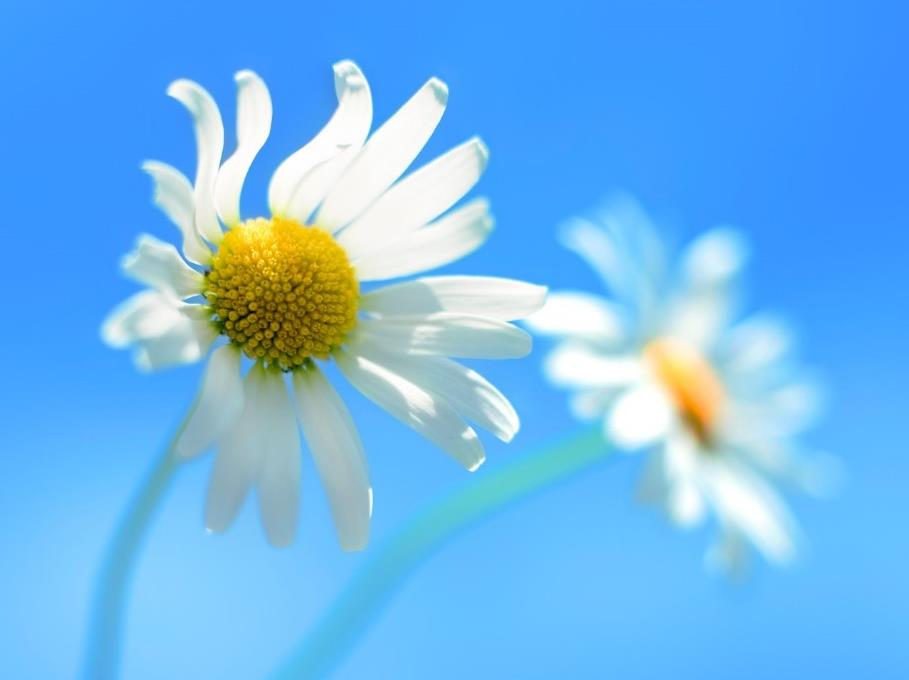
#> input picture imgs/4.jpg, 909 x 680 px
$ python demo9.py
#> lines starting #> are read from the running program, lines starting #| are printed output that depends on the picture
# 图片旋转
import cv2
import numpy as np
img = cv2.imread('../imgs/4.jpg', 1)
#> img is the input picture: shape (680, 909, 3); mean B, G, R 237, 182.6, 111.4
cv2.imshow('src', img)
imgInfo = img.shape
#> imgInfo = (680, 909, 3)
height = imgInfo[0]
#> height = 680
width = imgInfo[1]
#> width = 909
# 2*3
matRotate = cv2.getRotationMatrix2D((height*0.5, width*0.5), 45, 1) # mat rotate 1 center 2 angle 3 scale
# 100*100 25
dst = cv2.warpAffine(img, matRotate, (height, width))
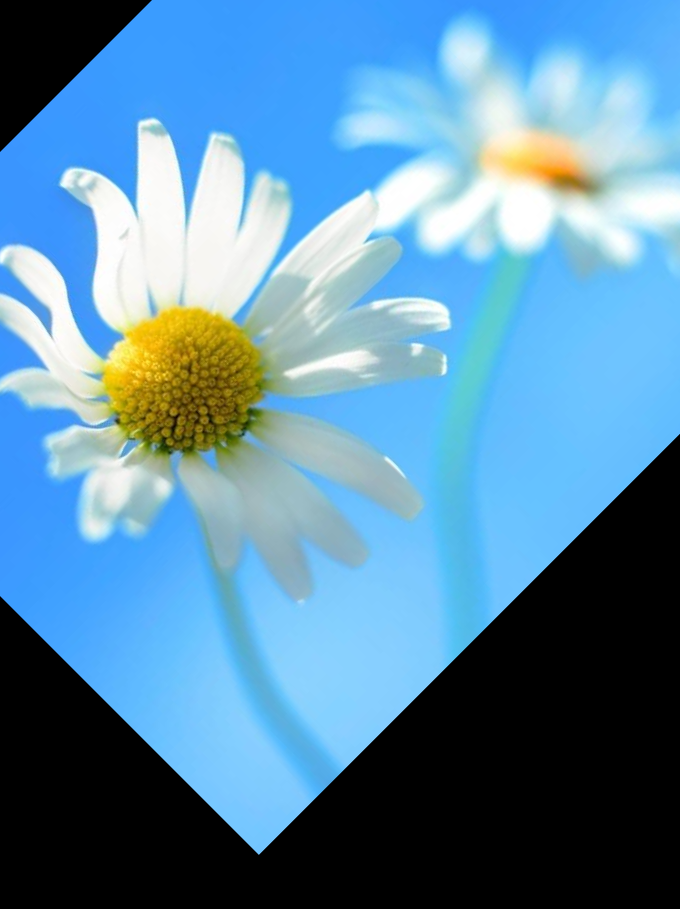
#> dst: shape (909, 680, 3); mean B, G, R 166.9, 137.7, 91.6
cv2.imshow('dst', dst)
cv2.waitKey(0)

$ run again, with imgs/1.jpg copied over imgs/4.jpg
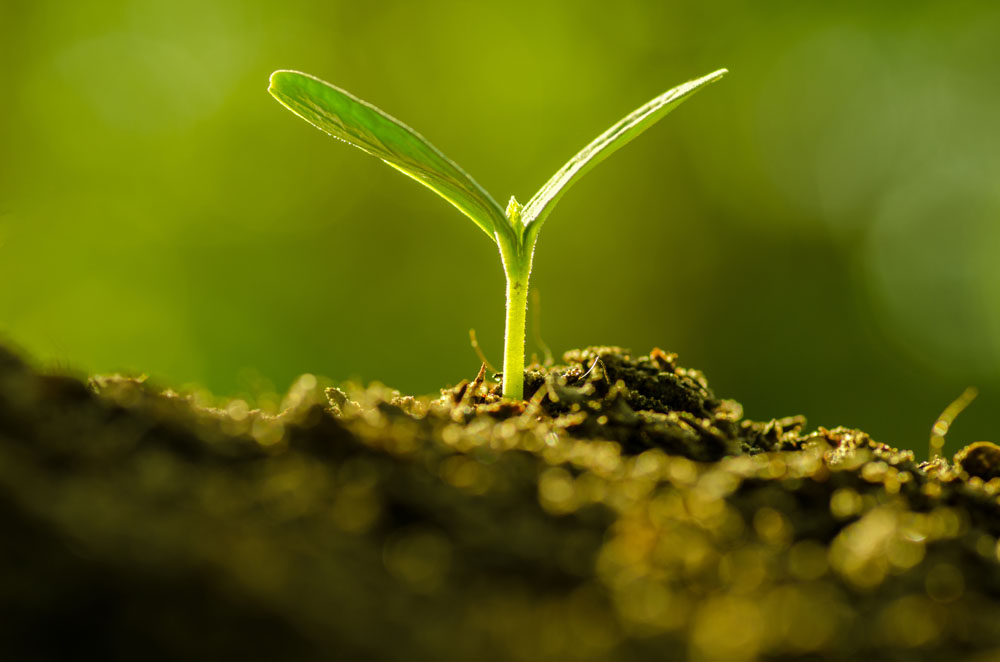
#> input picture imgs/1.jpg, 1000 x 662 px
#> img is the input picture: shape (662, 1000, 3); mean B, G, R 9.3, 100, 93.7
#> `dst = cv2.warpAffine(img, matRotate, (height, width))`:
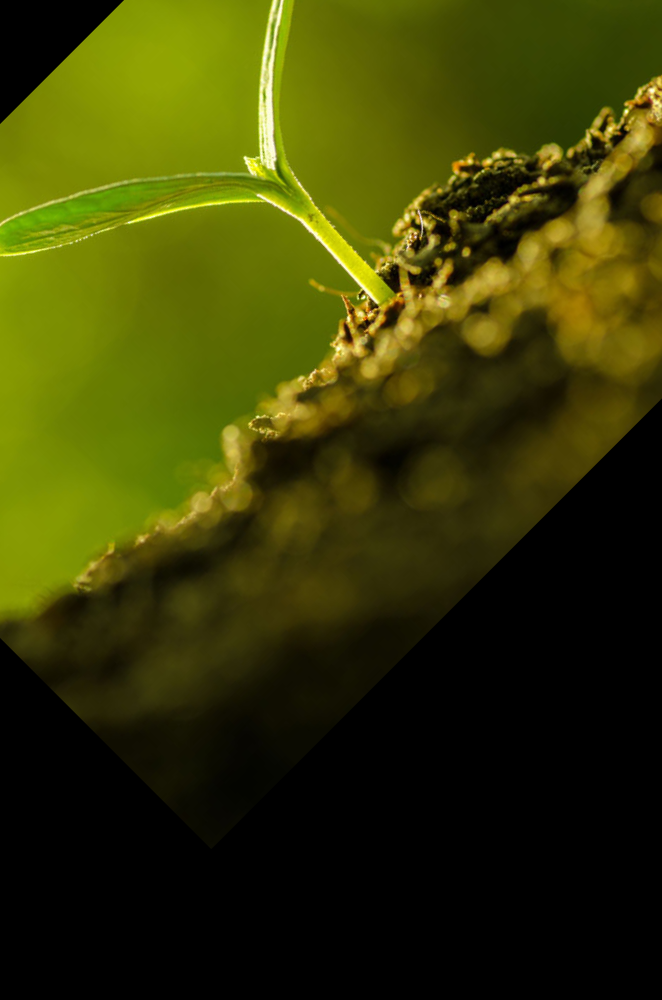
#> dst: shape (1000, 662, 3); mean B, G, R 4.1, 59.2, 57
